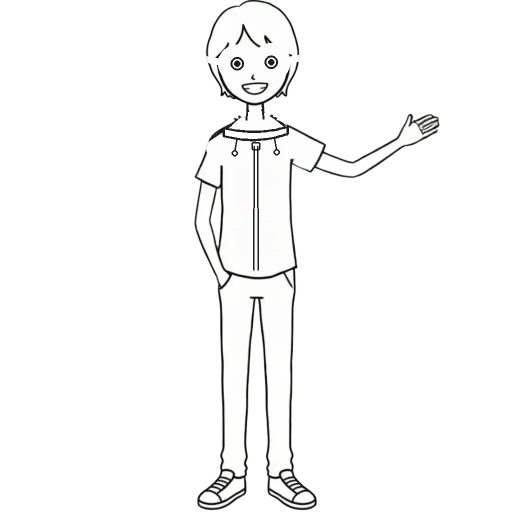
#> input picture Material/frames_new/1.webp, 1024 x 1024 px, found by its file name (shown at 1/2 size)
$ python inspect3.py
#> lines starting #> are read from the running program, lines starting #| are printed output that depends on the picture; pictures that were not available may be replaced by others from this repository, and a replacement may not be noted
# -*- coding: utf-8 -*-
"""对比9帧差异区域 + 输出第5帧肩部裁剪"""
from PIL import Image, ImageChops

f1 = Image.open('textures/corridor/avatar_anim/1.webp').convert('RGBA')
#> f1 is the input picture: PIL image 1024x1024 RGBA; mean R, G, B, A 239.8, 239.3, 239.7, 38
for i in range(2, 10):
    fx = Image.open(f'textures/corridor/avatar_anim/{i}.webp').convert('RGBA')
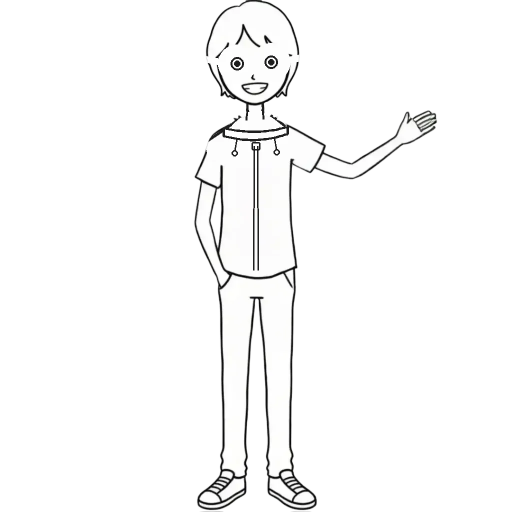
#> input picture Material/frames_new/2.webp, 1024 x 1024 px, found by its file name (shown at 1/2 size)
#> fx is the input picture: PIL image 1024x1024 RGBA; mean R, G, B, A 172.6, 172.4, 172.5, 38.1
    diff = ImageChops.difference(f1, fx)
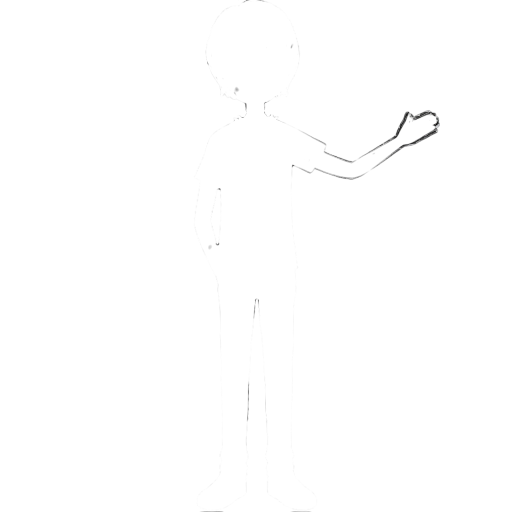
#> diff: PIL image 1024x1024 RGBA (shown at 1/2 size); mean R, G, B, A 70.3, 69.8, 70.3, 0.6; transparent parts drawn white
    bbox = diff.getbbox()
#> bbox = (387, 0, 880, 1024)
    print(f'frame {i} vs 1 diff bbox: {bbox}')
#| frame 2 vs 1 diff bbox: (387, 0, 880, 1024)
#> pass 2 of the loop `for i in range(2, 10):`:
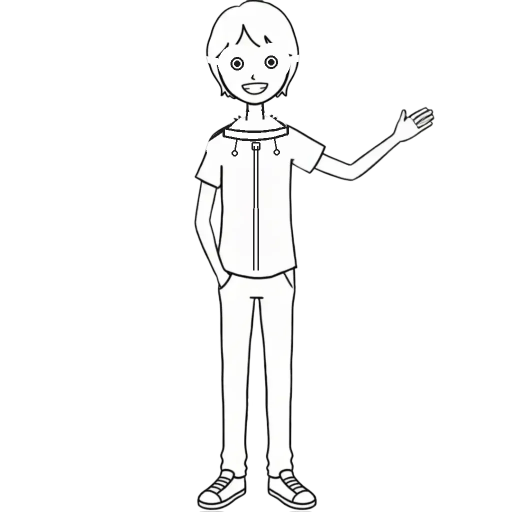
#> input picture Material/frames_new/3.webp, 1024 x 1024 px, found by its file name (shown at 1/2 size)
#> fx is the input picture: PIL image 1024x1024 RGBA; mean R, G, B, A 171.8, 171.7, 171.7, 38
#> `diff = ImageChops.difference(f1, fx)`:
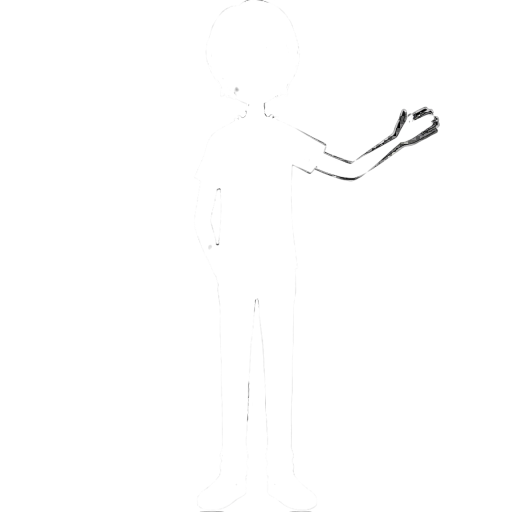
#> diff: PIL image 1024x1024 RGBA (shown at 1/2 size); mean R, G, B, A 70.7, 70.3, 70.7, 1.2; transparent parts drawn white
#| frame 3 vs 1 diff bbox: (387, 0, 880, 1024)
#> (the run stopped early here; a loop or call above may not have finished)
